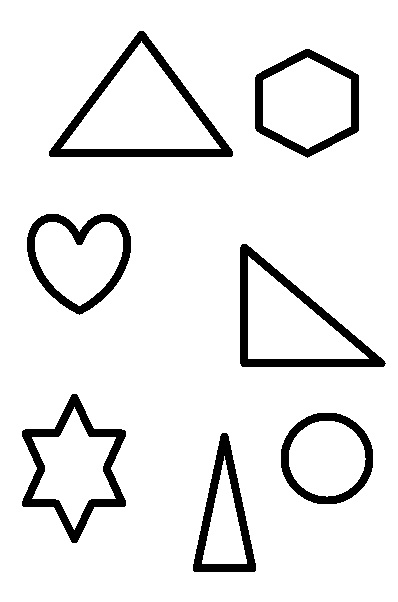
#> input picture 4.jpg, 398 x 602 px
$ python 03_JpgTriangle.py
#> lines starting #> are read from the running program, lines starting #| are printed output that depends on the picture; after the words box and inside, x2 and y2 are one past the last pixel; in counts of white or black regions, pixels touching at a corner belong together
import cv2
import numpy as np

# Wczytaj obraz
image_path = '4.jpg'
image = cv2.imread(image_path)
#> image is the input picture: shape (602, 398, 3); min 0, max 255, mean 233.4

# Konwertuj obraz na odcienie szarości
gray_image = cv2.cvtColor(image, cv2.COLOR_BGR2GRAY)

# Detekcja krawędzi za pomocą operatora Canny
edges = cv2.Canny(gray_image, 50, 150, apertureSize=3)
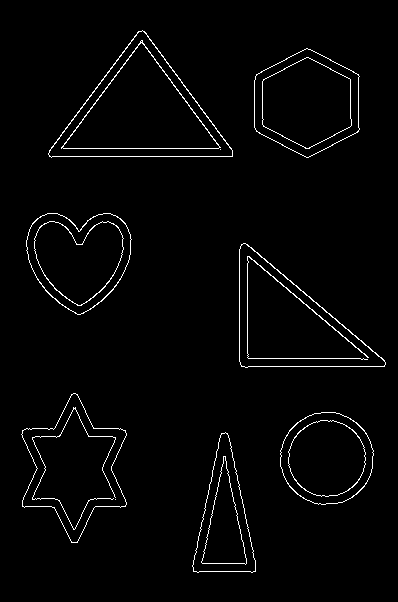
#> edges: shape (602, 398); 2.2% white in thin lines or dots, all inside (x1, y1, x2, y2) = (21, 30, 386, 573)

# Znajdź kontury w obrazie
contours, _ = cv2.findContours(edges, cv2.RETR_EXTERNAL, cv2.CHAIN_APPROX_SIMPLE)
#> contours = 7 contours; box (x1, y1, x2, y2) and area: (48, 30, 233, 158) 12346, (239, 243, 386, 368) 9745, (21, 393, 127, 543) 8696, (254, 48, 360, 158) 8614, (26, 213, 132, 315) 7742, (280, 412, 374, 505) 6712, (192, 432, 256, 573) 5000

# Przechowuj trójkąty i koła
triangles = []
circles = []

# Analizuj kontury w celu znalezienia obszarów trójkątów i kół
for contour in contours:
    # Aproksymuj kontur wielokątem
    epsilon = 0.04 * cv2.arcLength(contour, True)
    approx = cv2.approxPolyDP(contour, epsilon, True)

    # Sprawdź, czy to trójkąt
    if len(approx) == 3:
        triangles.append(approx)
    # Sprawdź, czy to koło
    elif len(approx) > 8:  # Koło będzie miało więcej niż 8 wierzchołków
        circles.append(approx)
#> this loop made 7 passes
#> epsilon on passes 2, 3, 5, 6: 12.4, 19.65, 14.46, 14.58
#> (epsilon, approx) on passes 1, 4, 7: (15.12, [[225, 432], [197, 572], [255, 571]]), (18.65, [[241, 244], [241, 366], [384, 366]]), (20.59, [[232, 150], [142, 30], [48, 154]])
#> after the loop, circles = []; triangles = 3 contours; box (x1, y1, x2, y2) and area: (48, 30, 233, 155) 11220, (241, 244, 385, 367) 8723, (197, 432, 256, 573) 4046

# Narysuj prostokątne obwiednie wokół trójkątów i podpisz pod nimi
for triangle in triangles:
    x, y, w, h = cv2.boundingRect(triangle)
    cv2.polylines(image, [triangle], True, (0, 255, 0), 2)
    cv2.putText(image, 'Triangle', (x, y - 10), cv2.FONT_HERSHEY_SIMPLEX, 0.5, (0, 255, 0), 2, cv2.LINE_AA)
#> this loop made 3 passes
#> (triangle, x, y, w, h) on passes 1 to 3: ([[225, 432], [197, 572], [255, 571]], 197, 432, 59, 141), ([[241, 244], [241, 366], [384, 366]], 241, 244, 144, 123), ([[232, 150], [142, 30], [48, 154]], 48, 30, 185, 125)
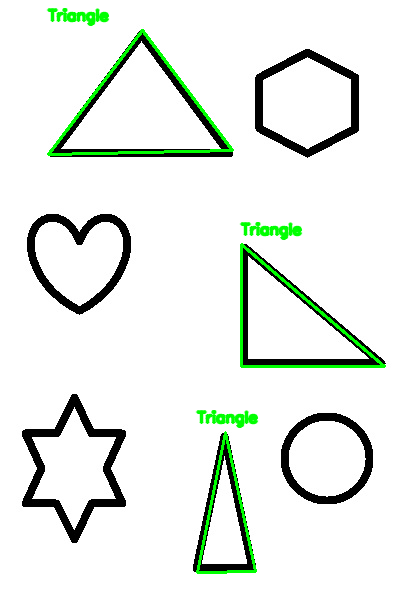
#> image: shape (602, 398, 3); 2.58% of pixels changed, all inside (x1, y1, x2, y2) = (46, 8, 386, 574)

# Narysuj prostokątne obwiednie wokół kół i podpisz pod nimi
for circle in circles:
    (x, y), radius = cv2.minEnclosingCircle(circle)
    center = (int(x), int(y))
    radius = int(radius)
    cv2.circle(image, center, radius, (0, 0, 255), 2)
    cv2.putText(image, 'Circle', (int(x) - 10, int(y) - 10), cv2.FONT_HERSHEY_SIMPLEX, 0.5, (0, 0, 255), 2,
                cv2.LINE_AA)
#> this loop made 0 passes

# Wydrukuj liczbę trójkątów i kół
print("Liczba trójkątów:", len(triangles))
#| Liczba trójkątów: 3
print("Liczba kół:", len(circles))
#| Liczba kół: 0

# Wyświetl obraz z zaznaczonymi trójkątami i kołami
cv2.imshow('Detected Shapes', image)
cv2.waitKey(0)
cv2.destroyAllWindows()
